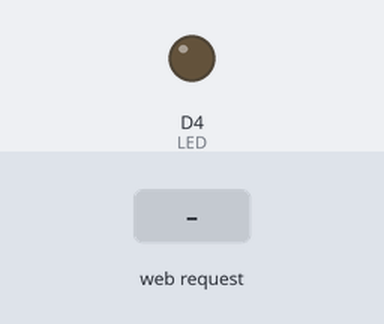
A sketch run on a simulated ESP8266 (NodeMCU). Parts: output pins drawn as LEDs (lit = HIGH). Inputs (shaded band) come from the test bench. WiFi joins after 1.5 s; servers stay silent unless stated; what the sketch prints to the serial monitor is not drawn.

Above: at 2.7 s.
2.8 s: HTTP request GET /setLED received
At 4.0 s:
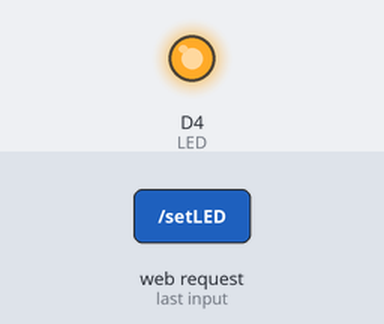
5.8 s: HTTP request GET /setLED?LEDstate=1 received
At 6.3 s:
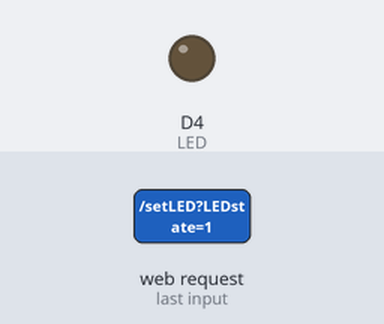
7.3 s: HTTP request GET /setLED?LEDstate=0 received
At 8.6 s:
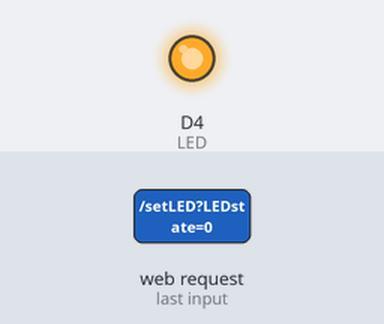
Timing chart, 0 to 9.8 s (numbered marks = the images above; inputs shaded):
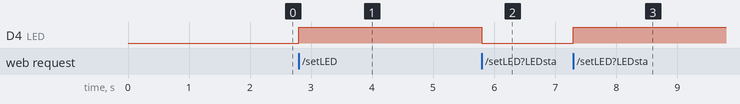

The sketch:

sketch_feb21c.ino
```cpp
#include <ESP8266WiFi.h>
#include <WiFiClient.h>
#include <ESP8266WebServer.h>
#include <SoftwareSerial.h>
#define TX D6 // arduino softSerial RX -> NodeMcu D6(TX)
#define RX D7 // arduino softSerial TX -> NodeMcu D7(RX)
SoftwareSerial arduSerial(RX, TX); // (RX, TX)

char float1[10] = {0,}; // atof()함수를 위해 char 자료형 배열을 10바이트 선언

#define LED LED_BUILTIN
const char* ssid = "hanul201";
const char* password = "hanul201";

ESP8266WebServer server(80);
// 가변저항 이용.

void handleRoot() {
  Serial.println("You called root page");

  // 보여줄 웹페이지와 스크립트 생성.
  String s = "<!DOCTYPE html><html><head><meta charset='UTF-8'></head><body>";
  s += "<div><h1>NodeMCU_13</h1>";
  s += "<button type='button' onclick='sendData(1)'>LED ON</button>";
  s += "<button type='button' onclick='sendData(0)'>LED OFF</button><BR></div>";
  s += "<div>ADC Value is : <span id='ADCValue'>0</span><br>";
  s += "LED State is : <span id='LEDState'>NA</span></div>";
  s += "<script src='https://code.jquery.com/jquery-3.6.0.min.js'></script>";
  s += "<script>";
  s += " function sendGet(param) {";
  s += "$.ajax({";
  s += "type : 'get',";
  s += "url : 'http://192.168.0.11:8099/node?led=' + param,";
  s += "success : function(result, status, xhr) {";
  s += "console.log(result);";
  s += "},});}";
  s += "function sendData(led) {";
  s += "$.ajax({  type : 'get',";
  s += "        url : '/setLED?LEDstate=' + led,";
  s += "    success : function(result, status, xhr) { ";
  s += "  console.log(result);";
  s += "          $('#LEDState').html(result);";
  s += "      sendGet(result);";
  s += "},      });   }";
  s += "setInterval(function() { ";
  s += "getData();";
  s += "}, 2000);";
  s += "function getData() { ";
  s += "$.ajax({  type : 'get',";
  s += "url : '/readADC',";
  s += "success : function(result, status, xhr) { ";
  s += "          console.log(result);";
  s += "          $('#ADCValue').html(result);";
  s += "sendData( $('#ADCValue').text())";
  s += "  },      });";
  s += "}</script><br></body></html>";

  server.send(200, "text/html", s);// 웹 브라우저에 표시.
}

void handleADC() {
 if (arduSerial.available() > 0) {
    for (int i = 0; i < 10; i++) { // 시리얼 버퍼내 10바이트의 데이터를 float1 배열에 저장
      uint8_t temp = arduSerial.read();
      float1[i] = temp;
    }
  }
  else {
    float val = atof(float1);  // 문자 배열을 실수로 변환하는 함수, 배열 자료형은 char
    String adcValue = String(val);
    Serial.print(val);
    Serial.println();
    server.send(200, "text/plane", adcValue);
    arduSerial.write(0);
    delay(1000);  // 응답 대기 시간

  }


}

// 잘못된 접근시 안내 메세지 생성.
void handleNotFound() {
  String message = "File Not Found\n\n";
  message += "URI: ";
  message += server.uri();
  message += "\nMethod: ";
  message += (server.method() == HTTP_GET) ? "GET" : "POST";
  message += "\nArguments: ";
  message += server.args();
  message += "\n";
  for (uint8_t i = 0; i < server.args(); i++) {
    message += " " + server.argName(i) + ": " + server.arg(i) + "\n";
  }
  server.send(404, "text/plain", message);
}

void handleLED() {
  String ledState = "OFF";
  String t_state = server.arg("LEDstate");
  //Refer  xhttp.open("GET", "setLED?LEDstate="+led, true);
  Serial.print(t_state + " ");
  if (t_state == "1")
  {
    digitalWrite(LED, LOW); //LED ON
    ledState = "ON"; //Feedback parameter
    Serial.println("led_on");
  }
  else
  {
    digitalWrite(LED, HIGH); //LED OFF
    ledState = "OFF"; //Feedback parameter
    Serial.println("led_off");
  }

  server.send(200, "text/plane", ledState); //Send web page
}

void setup() {
  // put your setup code here, to run once:
  Serial.begin(9600);
  arduSerial.begin(9600);
  pinMode(LED, OUTPUT);
  pinMode(A0, INPUT);

  WiFi.mode(WIFI_STA);
  WiFi.begin(ssid, password);
  Serial.println("");

  // Wait for connection
  while (WiFi.status() != WL_CONNECTED) {
    delay(500);
    Serial.print(".");
  }
  Serial.println("");
  Serial.print("Connected to ");
  Serial.println(ssid);
  Serial.print("IP address: ");
  Serial.println(WiFi.localIP());

  server.on("/", handleRoot);
  server.on("/setLED", handleLED);
  server.on("/readADC", handleADC);
  server.onNotFound(handleNotFound);

  server.begin();
  Serial.println("HTTP server started");
}

void loop() {
  server.handleClient();
}
```

Measured:
- after the input at 2.8 s, D4 (LED): LOW → HIGH at once
- after the input at 5.8 s, D4 (LED): HIGH → LOW at once
- after the input at 7.3 s, D4 (LED): LOW → HIGH at once
